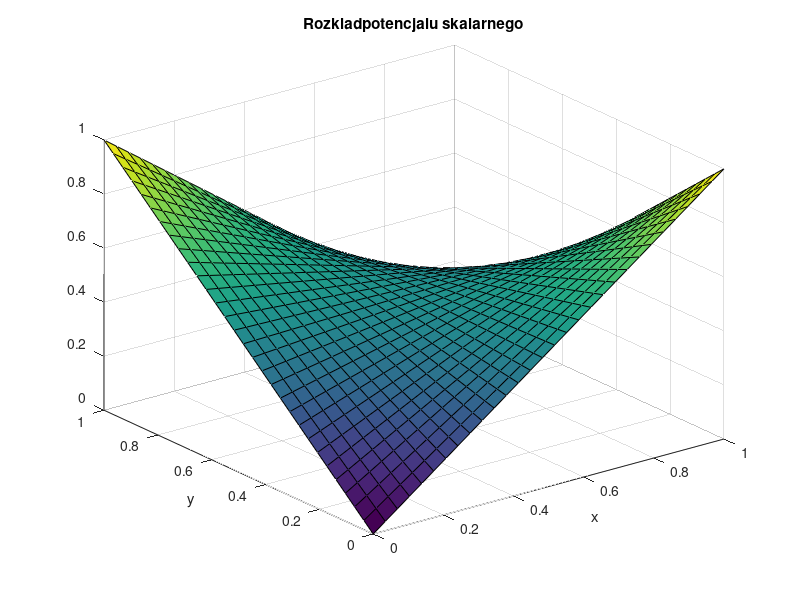
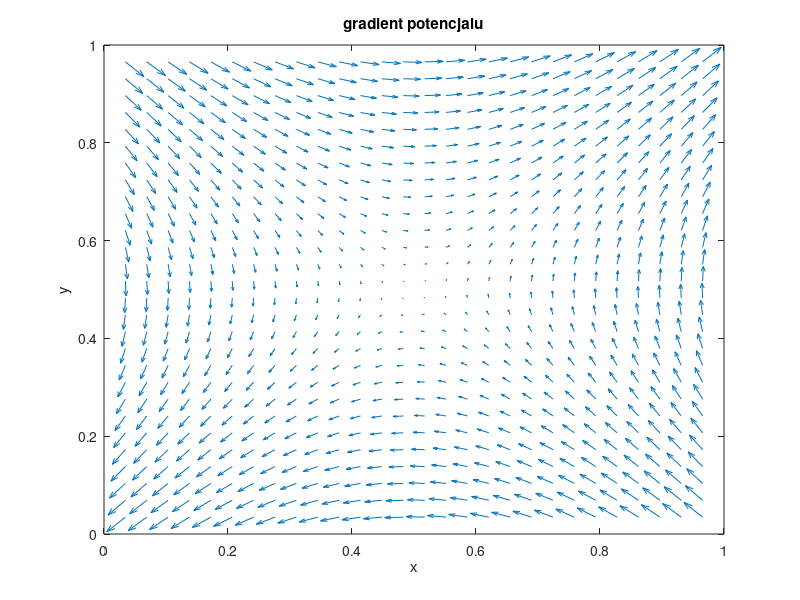

MATLAB code to generate these figures, in order:
%--skrypt do symulacji obliczenia pola potencjalu metoda roznic skonczonych
%-- rozwiazanie rownania Laplace'a
clear; clc; format shortg;

Nx = 30; Ny = 30;                       % rozmiar siatki
Lx = 1; Ly = 1;                         % wielkość (np. temperatura)
x = linspace(0, Lx, Nx);                % podział wielkości na ilośc kroków (rozmiar na rowne cześci) na x 
y = linspace(0, Ly, Ny);                % podział wielkości na ilośc kroków (rozmiar na rowne czesci) na y
dx = x(2) - x(1); dy = y(2) - y(1);     % policzenie wielkości różnic pomiędzy krokami w osi x oraz y
N = Nx*Ny; M = zeros(N,N);              % utworzenie macierzy o wymiarach Nx / Ny ;
B = zeros(N,1);                         % wektor
for i =2:Nx-1                           % pętla
for j =2 :Ny-1
n = i+(j-1)*Nx;                         %--indexij na liniowy
 M(n,n) = -4;                           % wpisanie w miejsce 4
 M(n,n-1) = 1;                          % wpisanie w sąsiada poprzedzającego 1
 M(n,n+1) = 1;                          % =/= następującego 1
 M(n, n-Nx) = 1;                        % =/= wiersz wyżej
 M(n, n+Nx) = 1;                        % =/= wiersz niżej
 B(n, 1) = 0;                           % tu nie potrzebne w przyp Poisona ??
end
end
%% Warunki brzegowe

%lewa krawędź phi=y
i = 1;
for j = 1:Ny
 n = i+(j-1)*Nx; 
 M(n,n) = 1;                    %- zastepuje -4 przez jeden tam gdzie jest war brzegowy
B(n,1) = y(j);                  % B(n,1) = 1;
end
% prawa phi = 1-y
i = Nx;
for j = 1:Ny
 n = i+(j-1)*Nx; 
 M(n,n) = 1; 
 B(n,1) = 1-y(j);
end
% gora phi = 1-x
j = Ny;
for i = 1:Nx
 n = i+(j-1)*Nx; 
M(n,n) = 1; 
 B(n,1) = 1-x(i);
end
% dol phi = 1-x
j = 1;
for i = 1:Nx
n = i+(j-1)*Nx; 
 M(n,n) = 1; 
 B(n,1) = x(i);
% B(n,1) = 1;
end
%%
phi_vec = M\B;
%%
phi = zeros(Nx,Ny);
for i =1:Nx
for j=1:Ny
n = i+(j-1)*Nx;
phi(i,j) = phi_vec(n);
end
end
%
surf(x,y,phi); xlabel('x'); ylabel('y');
title('Rozkladpotencjalu skalarnego');
%% obliczenie predkosci przeplywu
u = zeros(Nx, Ny); v = zeros(Nx, Ny);
for i = 2:Nx-1
for j = 2:Ny-1
u(i,j) = -(phi(i+1,j) - phi(i-1, j))/(2*dx);
 v(i,j) = - (phi(i, j+1) - phi(i,j-1))/(2*dy);
end
end
figure(2)
quiver(x,y,u',v'); xlabel('x'); ylabel('y'); title('gradient potencjalu')
xlabel('x'); ylabel('y');
